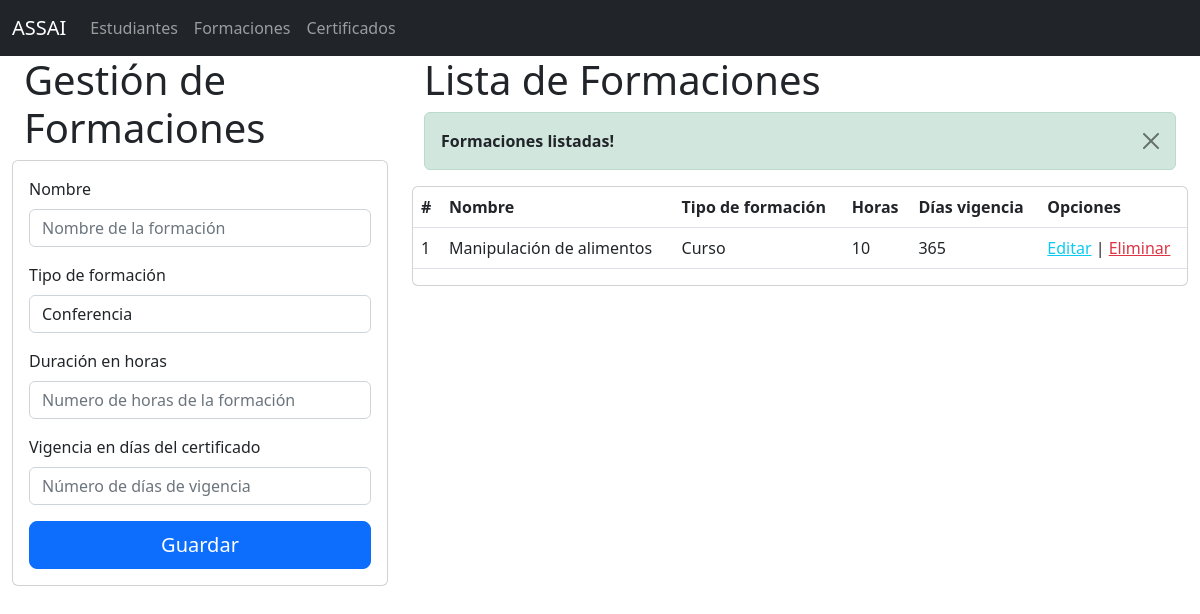
/formaciones/, run on the app's committed database.
### aplicaciones/certificados/models.py (models this page shows, shortened)
class Formacion(models.Model):
    tipo_formacion = models.ForeignKey(Tiposformaciones, on_delete=models.CASCADE)
    nombre= models.CharField(max_length=300)
    horas = models.PositiveSmallIntegerField()
    vigencia_dias = models.PositiveSmallIntegerField()

class Tiposformaciones (models.Model):
    desc = models.CharField(max_length=30)
    def __str__(self):
        return self.desc

### aplicaciones/certificados/views.py (the view)
# urls.py: path('formaciones/', views.formaciones),
def formaciones(request):
    formacioneslistados = Formacion.objects.all()
    tiposformacioneslistados = Tiposformaciones.objects.all()
    messages.success(request, 'Formaciones listadas!')
    return render(request, "gestionFormaciones.html", {"formaciones": formacioneslistados, "tipoformacion":tiposformacioneslistados})

### aplicaciones/certificados/templates/gestionFormaciones.html (shortened to what this page needs)
{% extends './base.html' %}
{% load static %}
{% block body %}
    <div class="row">
    <div class="col-md-4">
      <div class="container-fluid">
        <h1>Gestión de Formaciones</h1>
      </div>
      <div class="card">
        <div class="card-body">
          <form action="/registrarFormacion/" method="POST">
            <div class="form-group">
              <div class="mb-3">
                <label for="" class="form-label">Nombre</label>
                <input type="text" name="nombre" id="" class="form-control" placeholder="Nombre de la formación" />
              </div>
              <div class="mb-3">
                <label for="" class="form-label">Tipo de formación</label>
                <select name="tipo_formacion" class="form-control" >
                  {% for j in tipoformacion %}
                  <option value="{{ j.id }}">{{ j.desc }}</option>
                  {% endfor %}
                </select>
              </div>
              <div class="mb-3">
                <label for="" class="form-label">Duración en horas</label>
                <input type="text" name="horas" id="" class="form-control" placeholder="Numero de horas de la formación" />
              </div>
              <div class="mb-3">
                <label for="" class="form-label">Vigencia en días del certificado</label>
                <input type="text" name="vigencia_dias" id="" class="form-control" placeholder="Número de días de vigencia" />
              </div>
              <div class="d-grid gap-2">
                <button type="submit" class="btn btn-primary btn-lg">Guardar</button>
              </div>
            </div>
          </form>
        </div>
      </div>
    </div>
    <div class="col-md-8">
      <div class="container-fluid">
        <h1>Lista de Formaciones</h1>
        {% if messages %}
        {% for messages in messages %}
        <div class="alert alert-success alert-dismissible fade show" role="alert">
          <strong class="text-dark">{{ messages }}</strong>
          <button type="button" class="btn-close" data-bs-dismiss="alert" aria-label="Close"></button>
        </div>
        {% endfor %}
        {% endif %}
      </div>
      <div class="card table-responsive">
        <table class="table table-hover">
          <thead>
            <tr>
              <th>#</th>
              <th scope="col">Nombre</th>
              <th scope="col">Tipo de formación</th>
              <th scope="col">Horas</th>
              <th scope="col">Días vigencia</th>
              <th scope="col">Opciones</th>
            </tr>
          </thead>
          <tbody>
            {% for c in formaciones %}
              <tr >
                <td>{{ forloop.counter }}</td>
                <td>{{ c.nombre }}</td>
                <td>{{ c.tipo_formacion }}</td>
                <td>{{ c.horas }}</td>
                <td>{{ c.vigencia_dias }}</td>
                <td>
                   <a href="/edicionFormacion/{{c.id}}" class="link-info" role="button">Editar</a> | <a href="/eliminarFormacion/{{c.id}}" id="btnEliminacion" class="link-danger" role="button">Eliminar</a>
                  </td>
              </tr>
            {% endfor %}
          </tbody>
        </table>
      </div>
    </div>
  </div>
{% endblock %}

### data on the page
Formacion: nombre "Manipulación de alimentos", tipo_formacion "Curso", horas "10", vigencia_dias "365"

### other printed values
{{ messages }} "Formaciones listadas!"
form field tipo_formacion "Conferencia"
